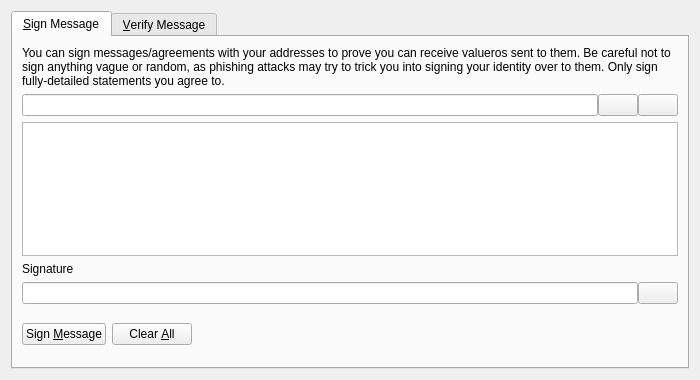
<?xml version="1.0" encoding="UTF-8"?>
<ui version="4.0">
 <class>SignVerifyMessageDialog</class>
 <widget class="QDialog" name="SignVerifyMessageDialog">
  <property name="geometry">
   <rect>
    <x>0</x>
    <y>0</y>
    <width>700</width>
    <height>380</height>
   </rect>
  </property>
  <property name="windowTitle">
   <string>Signatures - Sign / Verify a Message</string>
  </property>
  <property name="modal">
   <bool>true</bool>
  </property>
  <layout class="QVBoxLayout" name="verticalLayout">
   <item>
    <widget class="QTabWidget" name="tabWidget">
     <property name="currentIndex">
      <number>0</number>
     </property>
     <widget class="QWidget" name="tabSignMessage">
      <attribute name="title">
       <string>&amp;Sign Message</string>
      </attribute>
      <layout class="QVBoxLayout" name="verticalLayout_SM">
       <item>
        <widget class="QLabel" name="infoLabel_SM">
         <property name="text">
          <string>You can sign messages/agreements with your addresses to prove you can receive valueros sent to them. Be careful not to sign anything vague or random, as phishing attacks may try to trick you into signing your identity over to them. Only sign fully-detailed statements you agree to.</string>
         </property>
         <property name="textFormat">
          <enum>Qt::PlainText</enum>
         </property>
         <property name="wordWrap">
          <bool>true</bool>
         </property>
        </widget>
       </item>
       <item>
        <layout class="QHBoxLayout" name="horizontalLayout_1_SM">
         <property name="spacing">
          <number>0</number>
         </property>
         <item>
          <widget class="QValidatedLineEdit" name="addressIn_SM">
           <property name="toolTip">
            <string>The Valuero address to sign the message with</string>
           </property>
          </widget>
         </item>
         <item>
          <widget class="QPushButton" name="addressBookButton_SM">
           <property name="toolTip">
            <string>Choose previously used address</string>
           </property>
           <property name="text">
            <string/>
           </property>
           <property name="icon">
            <iconset resource="../valuero.qrc">
             <normaloff>:/icons/address-book</normaloff>:/icons/address-book</iconset>
           </property>
           <property name="shortcut">
            <string>Alt+A</string>
           </property>
           <property name="autoDefault">
            <bool>false</bool>
           </property>
          </widget>
         </item>
         <item>
          <widget class="QPushButton" name="pasteButton_SM">
           <property name="toolTip">
            <string>Paste address from clipboard</string>
           </property>
           <property name="text">
            <string/>
           </property>
           <property name="icon">
            <iconset resource="../valuero.qrc">
             <normaloff>:/icons/editpaste</normaloff>:/icons/editpaste</iconset>
           </property>
           <property name="shortcut">
            <string>Alt+P</string>
           </property>
           <property name="autoDefault">
            <bool>false</bool>
           </property>
          </widget>
         </item>
        </layout>
       </item>
       <item>
        <widget class="QPlainTextEdit" name="messageIn_SM">
         <property name="toolTip">
          <string>Enter the message you want to sign here</string>
         </property>
        </widget>
       </item>
       <item>
        <widget class="QLabel" name="signatureLabel_SM">
         <property name="text">
          <string>Signature</string>
         </property>
         <property name="textFormat">
          <enum>Qt::PlainText</enum>
         </property>
        </widget>
       </item>
       <item>
        <layout class="QHBoxLayout" name="horizontalLayout_2_SM">
         <property name="spacing">
          <number>0</number>
         </property>
         <item>
          <widget class="QLineEdit" name="signatureOut_SM">
           <property name="font">
            <font>
             <italic>true</italic>
            </font>
           </property>
           <property name="readOnly">
            <bool>true</bool>
           </property>
          </widget>
         </item>
         <item>
          <widget class="QPushButton" name="copySignatureButton_SM">
           <property name="toolTip">
            <string>Copy the current signature to the system clipboard</string>
           </property>
           <property name="text">
            <string/>
           </property>
           <property name="icon">
            <iconset resource="../valuero.qrc">
             <normaloff>:/icons/editcopy</normaloff>:/icons/editcopy</iconset>
           </property>
           <property name="autoDefault">
            <bool>false</bool>
           </property>
          </widget>
         </item>
        </layout>
       </item>
       <item>
        <layout class="QHBoxLayout" name="horizontalLayout_3_SM">
         <item>
          <widget class="QPushButton" name="signMessageButton_SM">
           <property name="toolTip">
            <string>Sign the message to prove you own this Valuero address</string>
           </property>
           <property name="text">
            <string>Sign &amp;Message</string>
           </property>
           <property name="icon">
            <iconset resource="../valuero.qrc">
             <normaloff>:/icons/edit</normaloff>:/icons/edit</iconset>
           </property>
           <property name="autoDefault">
            <bool>false</bool>
           </property>
          </widget>
         </item>
         <item>
          <widget class="QPushButton" name="clearButton_SM">
           <property name="toolTip">
            <string>Reset all sign message fields</string>
           </property>
           <property name="text">
            <string>Clear &amp;All</string>
           </property>
           <property name="icon">
            <iconset resource="../valuero.qrc">
             <normaloff>:/icons/remove</normaloff>:/icons/remove</iconset>
           </property>
           <property name="autoDefault">
            <bool>false</bool>
           </property>
          </widget>
         </item>
         <item>
          <spacer name="horizontalSpacer_1_SM">
           <property name="orientation">
            <enum>Qt::Horizontal</enum>
           </property>
           <property name="sizeHint" stdset="0">
            <size>
             <width>40</width>
             <height>48</height>
            </size>
           </property>
          </spacer>
         </item>
         <item>
          <widget class="QLabel" name="statusLabel_SM">
           <property name="font">
            <font>
             <weight>75</weight>
             <bold>true</bold>
            </font>
           </property>
           <property name="text">
            <string/>
           </property>
           <property name="wordWrap">
            <bool>true</bool>
           </property>
          </widget>
         </item>
         <item>
          <spacer name="horizontalSpacer_2_SM">
           <property name="orientation">
            <enum>Qt::Horizontal</enum>
           </property>
           <property name="sizeHint" stdset="0">
            <size>
             <width>40</width>
             <height>48</height>
            </size>
           </property>
          </spacer>
         </item>
        </layout>
       </item>
      </layout>
     </widget>
     <widget class="QWidget" name="tabVerifyMessage">
      <attribute name="title">
       <string>&amp;Verify Message</string>
      </attribute>
      <layout class="QVBoxLayout" name="verticalLayout_VM">
       <item>
        <widget class="QLabel" name="infoLabel_VM">
         <property name="text">
          <string>Enter the receiver's address, message (ensure you copy line breaks, spaces, tabs, etc. exactly) and signature below to verify the message. Be careful not to read more into the signature than what is in the signed message itself, to avoid being tricked by a man-in-the-middle attack. Note that this only proves the signing party receives with the address, it cannot prove sendership of any transaction!</string>
         </property>
         <property name="textFormat">
          <enum>Qt::PlainText</enum>
         </property>
         <property name="alignment">
          <set>Qt::AlignLeading|Qt::AlignLeft|Qt::AlignTop</set>
         </property>
         <property name="wordWrap">
          <bool>true</bool>
         </property>
        </widget>
       </item>
       <item>
        <layout class="QHBoxLayout" name="horizontalLayout_1_VM">
         <property name="spacing">
          <number>0</number>
         </property>
         <item>
          <widget class="QValidatedLineEdit" name="addressIn_VM">
           <property name="toolTip">
            <string>The Valuero address the message was signed with</string>
           </property>
          </widget>
         </item>
         <item>
          <widget class="QPushButton" name="addressBookButton_VM">
           <property name="toolTip">
            <string>Choose previously used address</string>
           </property>
           <property name="text">
            <string/>
           </property>
           <property name="icon">
            <iconset resource="../valuero.qrc">
             <normaloff>:/icons/address-book</normaloff>:/icons/address-book</iconset>
           </property>
           <property name="shortcut">
            <string>Alt+A</string>
           </property>
           <property name="autoDefault">
            <bool>false</bool>
           </property>
          </widget>
         </item>
        </layout>
       </item>
       <item>
        <widget class="QPlainTextEdit" name="messageIn_VM"/>
       </item>
       <item>
        <widget class="QValidatedLineEdit" name="signatureIn_VM"/>
       </item>
       <item>
        <layout class="QHBoxLayout" name="horizontalLayout_2_VM">
         <item>
          <widget class="QPushButton" name="verifyMessageButton_VM">
           <property name="toolTip">
            <string>Verify the message to ensure it was signed with the specified Valuero address</string>
           </property>
           <property name="text">
            <string>Verify &amp;Message</string>
           </property>
           <property name="icon">
            <iconset resource="../valuero.qrc">
             <normaloff>:/icons/transaction_0</normaloff>:/icons/transaction_0</iconset>
           </property>
           <property name="autoDefault">
            <bool>false</bool>
           </property>
          </widget>
         </item>
         <item>
          <widget class="QPushButton" name="clearButton_VM">
           <property name="toolTip">
            <string>Reset all verify message fields</string>
           </property>
           <property name="text">
            <string>Clear &amp;All</string>
           </property>
           <property name="icon">
            <iconset resource="../valuero.qrc">
             <normaloff>:/icons/remove</normaloff>:/icons/remove</iconset>
           </property>
           <property name="autoDefault">
            <bool>false</bool>
           </property>
          </widget>
         </item>
         <item>
          <spacer name="horizontalSpacer_1_VM">
           <property name="orientation">
            <enum>Qt::Horizontal</enum>
           </property>
           <property name="sizeHint" stdset="0">
            <size>
             <width>40</width>
             <height>48</height>
            </size>
           </property>
          </spacer>
         </item>
         <item>
          <widget class="QLabel" name="statusLabel_VM">
           <property name="font">
            <font>
             <weight>75</weight>
             <bold>true</bold>
            </font>
           </property>
           <property name="text">
            <string/>
           </property>
           <property name="wordWrap">
            <bool>true</bool>
           </property>
          </widget>
         </item>
         <item>
          <spacer name="horizontalSpacer_2_VM">
           <property name="orientation">
            <enum>Qt::Horizontal</enum>
           </property>
           <property name="sizeHint" stdset="0">
            <size>
             <width>40</width>
             <height>48</height>
            </size>
           </property>
          </spacer>
         </item>
        </layout>
       </item>
      </layout>
     </widget>
    </widget>
   </item>
  </layout>
 </widget>
 <customwidgets>
  <customwidget>
   <class>QValidatedLineEdit</class>
   <extends>QLineEdit</extends>
   <header>qvalidatedlineedit.h</header>
  </customwidget>
 </customwidgets>
 <resources>
  <include location="../valuero.qrc"/>
 </resources>
 <connections/>
</ui>
